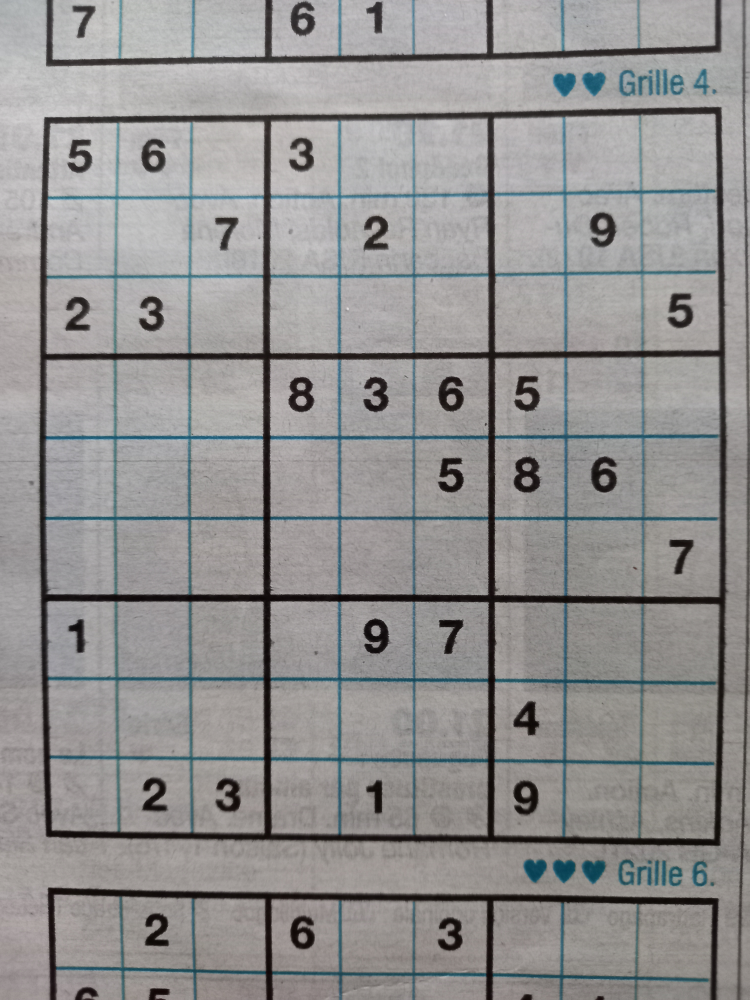
#> input picture data/grid-1.jpg, 3000 x 4000 px (shown at 1/4 size)
$ python detectGrid.py data/grid-1.jpg   (older library calls are emulated)
#> lines starting #> are read from the running program, lines starting #| are printed output that depends on the picture; after the words box and inside, x2 and y2 are one past the last pixel; in counts of white or black regions, pixels touching at a corner belong together
#!/usr/bin/env python

import numpy as np
import cv2, sys, getopt

threshold = None
showSteps = False

def parseArgs(specs):
#> called with specs = '1:2:'
    global showSteps
    opts, args = getopt.getopt(sys.argv[1:], 's' + specs)

    result = {}
    for o, v in opts:
        if o == '-s':
            showSteps = True
        else:
            result[o[1]] = v

    return result, args


# TODO : plutot voir pour selectionner un carré :
#   afficher une grille de 9x9 avec des traits plus épais à 3x3
#   gérer un drag&drop des 4 coins pour aligner avec l'image
#   en déduire les zones des chiffres et faire du tesseract dessus s'il y a qqch dedans
#    = trouver un filtre pour juger si c'est une case vide ou pas (revoir comment c'est fait dans le script crossword)

cv2.namedWindow("output", cv2.WINDOW_NORMAL)
cv2.resizeWindow("output", 800, 800)

def showStep(image, title, force = False, wait = True):
    global showSteps, outputWindowCreated, imgW, imgH
    if not force and not showSteps:
        return

    cv2.imshow("output", image)
    cv2.setWindowTitle("output", title)
    if wait:
        key = cv2.waitKey()
        if key == ord('q') or key == ord('Q'):
            sys.exit(0)

def boundingPolygon(contour, xc, yc):
    ul = (None, None, 0)
    ur = (None, None, 0)
    br = (None, None, 0)
    bl = (None, None, 0)

    for point in contour:
        x, y = point[0]
        d2 = (xc-x)*(xc-x) + (yc-y)*(yc-y)
        # print(f'{x},{y} -> {xc},{yc} = {d2}')
        if x <= xc and y <= yc:
            if ul[2] < d2:
                ul = (x, y, d2)
        if x > xc and y <= yc:
            if ur[2] < d2:
                ur = (x, y, d2)
        if x <= xc and y > yc:
            if bl[2] < d2:
                bl = (x, y, d2)
        if x > xc and y > yc:
            if br[2] < d2:
                br = (x, y, d2)
    if ul[2] == 0 or ur[2] == 0 or br[2] == 0 or bl[2] == 0:
        return None, None
    return (ul[:2], ur[:2], br[:2], bl[:2]), ul[2]+ur[2]+br[2]+bl[2]

def detectSquare(img, threshold1, threshold2):
    imgW, imgH = img.shape[0:2]

    # convert to gray and blur
    gray = cv2.cvtColor(img, cv2.COLOR_BGR2GRAY)
    showStep(gray, "gray")

    blur = cv2.GaussianBlur(gray, (5,5), 0)
    showStep(blur, "blur")

    # [7 lines of commented-out code are left out]
    if threshold1 is None or threshold2 is None:
        threshold1=100
        threshold2=200
        print(f'adjust threshold1 with up/down keys, threshold2 with left/right, hit enter when ok')
        while True:
            print(f'threshold1 = {threshold1} , threshold2 = {threshold2}')
            canny = cv2.Canny(image=blur, threshold1=threshold1, threshold2=threshold2) # Canny Edge Detection
            showStep(canny, 'Canny', force = True, wait = False)

            key = cv2.waitKey()
            print(key)
            if key == 13:
                break
            elif key == ord('q') or key == ord('Q'):
                sys.exit(0)
            elif key == 82:
                threshold1 += 5
            elif key == 84:
                threshold1 -= 5
            elif key == 83:
                threshold2 += 5
            elif key == 81:
                threshold2 -= 5
    else:
        canny = cv2.Canny(image=blur, threshold1=threshold1, threshold2=threshold2) # Canny Edge Detection
        showStep(canny, 'Canny')

    # detect outer contours
    contours, hierarchy = cv2.findContours(canny, method = cv2.CHAIN_APPROX_SIMPLE, mode = cv2.RETR_EXTERNAL)
    print('found', len(contours), 'contours')
    if showSteps:
        cnt=0
        print(f'select contour with up/down keys between 0 and {len(contours)-1}, hit enter when ok')
        while True:
            contour = img.copy()
            cv2.drawContours(contour, contours, cnt, (0,255,0), 1)
            showStep(contour, f'contours {cnt}', force=True, wait=False)
            key = cv2.waitKey()
            if key == 13:
                break
            elif key == ord('q') or key == ord('Q'):
                sys.exit(0)
            elif key == 82 and cnt < len(contours)-1:
                cnt += 1
            elif key == 84 and cnt > 0:
                cnt -= 1

    # find largest contour and it's bounding polygon
    contour = img.copy()
    ulMax, urMax, brMax, blMax = None, None, None, None
    sizeMax = 0
    for cnt in contours:
        poly, size = boundingPolygon(cnt, imgW // 2, imgH // 2)
        if poly is not None:
            print(f'found polygon {poly}')
            pts = np.array(poly, np.int32)
            pts = pts.reshape((-1,1,2))
            cv2.polylines(contour, [pts], isClosed = True, color = (0,255,0), thickness =  1)
            if size > sizeMax:
                ulMax, urMax, brMax, blMax = poly
                sizeMax = size

    if sizeMax == 0:
        return None
    showStep(contour, 'contours')
    return ulMax, urMax, brMax, blMax

def main():
    opts, args = parseArgs('1:2:')
    print(opts, args)
    threshold1 = int(opts['1']) if '1' in opts else None
    threshold2 = int(opts['2']) if '2' in opts else None

    # 1. Loading the Image
    img = cv2.imread(args[0])
#> img is the input picture: shape (4000, 3000, 3); mean B, G, R 145.4, 145.8, 146.8
    imgW, imgH = img.shape[0:2]
#> imgW = 4000; imgH = 3000
    print(f'Image size : {imgW}x{imgH}')
#| Image size : 4000x3000
    showStep(img, "raw image")

    # resize
    imgSize = 300
    if imgW > imgH:
        ratio = imgW / imgH
#> ratio = 1.33
        imgW = imgSize
        imgH = int(imgSize * ratio)
#> imgH = 400
    else:
        ratio = imgH / imgW
        imgW = int(imgSize * ratio)
        imgH = imgSize
    resize = cv2.resize(img, (imgW, imgH))
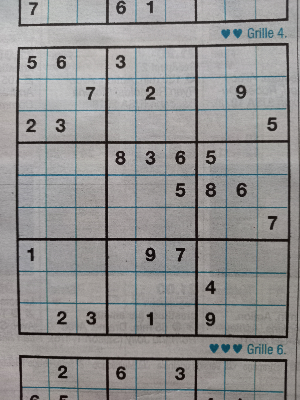
#> resize: shape (400, 300, 3); mean B, G, R 145.4, 145.9, 146.9

    (ulx, uly), (urx, ury), (brx, bry), (blx, bly) = detectSquare(resize, threshold1, threshold2)
#> in detectSquare, `gray = cv2.cvtColor(img, cv2.COLOR_BGR2GRAY)`:
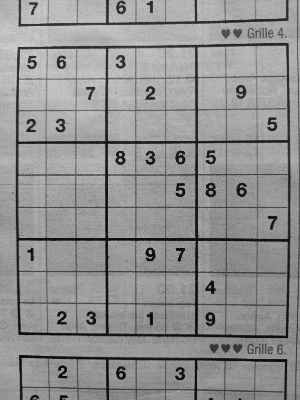
#> gray: shape (400, 300); min 8, max 209, mean 146.1
#> in detectSquare, `blur = cv2.GaussianBlur(gray, (5,5), 0)`:
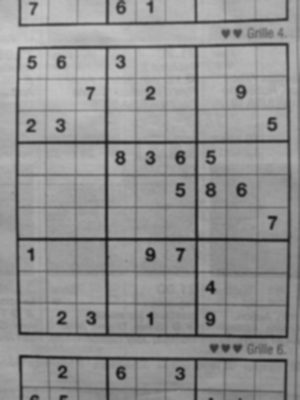
#> blur: shape (400, 300); min 18, max 203, mean 146.1
#> in detectSquare, `canny = cv2.Canny(image=blur, threshold1=threshold1, threshold2=thresh..`:
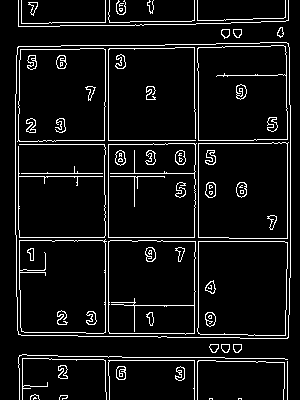
#> canny: shape (400, 300); 7.3% white in thin lines or dots
#> (key q is pressed here)

    grid = resize.copy()
    for i in range(0,10):
        thickness = 2 if i%3 == 0 else 1
        top    = (int(ulx + (urx-ulx)/9*i), int(uly + (ury-uly)/9*i))
        bottom = (int(blx + (brx-blx)/9*i), int(bly + (bry-bly)/9*i))
        left   = (int(ulx + (blx-ulx)/9*i), int(uly + (bly-uly)/9*i))
        right  = (int(urx + (brx-urx)/9*i), int(ury + (bry-ury)/9*i))
        cv2.line(grid, top, bottom, color = (0,255,0), thickness =  thickness)
        cv2.line(grid, left, right, color = (0,255,0), thickness =  thickness)

    showStep(grid, "grid", force = True)

main()
#> (the program exits here)

$ run again, on data/grid-3.jpg
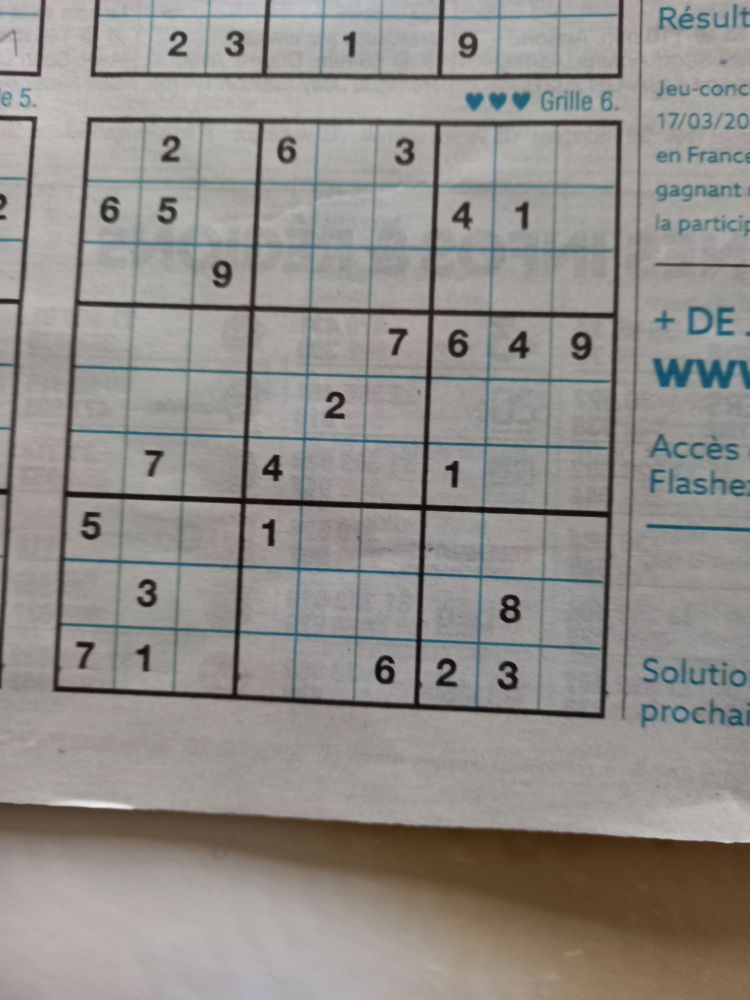
#> input picture data/grid-3.jpg, 3000 x 4000 px (shown at 1/4 size)
#> in main, img is the input picture: shape (4000, 3000, 3); mean B, G, R 138, 142.3, 145.5
#| Image size : 4000x3000
#> in detectSquare, `blur = cv2.GaussianBlur(gray, (5,5), 0)`:
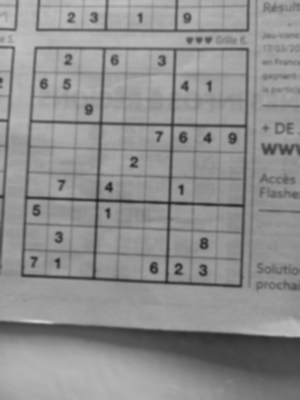
#> blur: shape (400, 300); min 30, max 207, mean 142.9
#> in detectSquare, `canny = cv2.Canny(image=blur, threshold1=threshold1, threshold2=thresh..`:
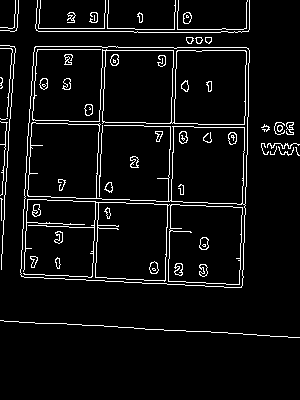
#> canny: shape (400, 300); 5.7% white in thin lines or dots, all inside (x1, y1, x2, y2) = (0, 0, 300, 338)
